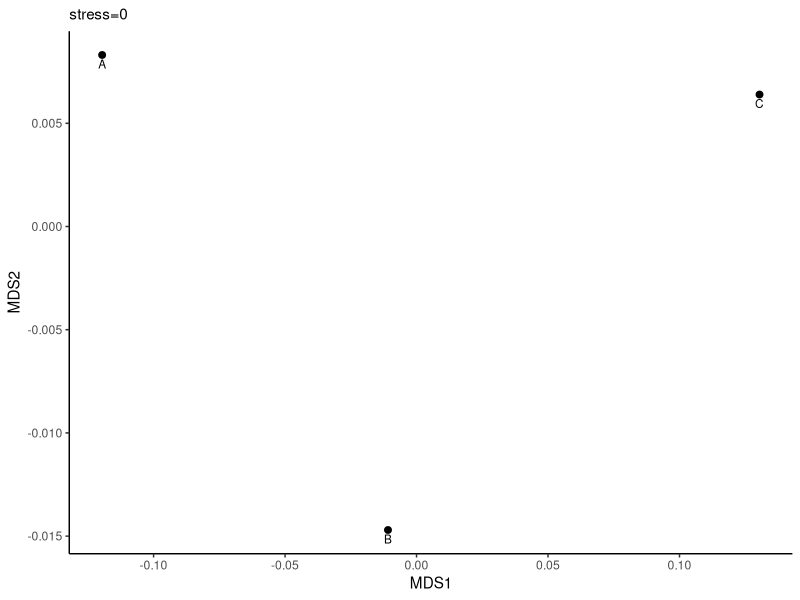

Generate this figure with R:

library(ggplot2)
library(vegan)
library(ggforce)

# read data
data_LAN <- read.csv("binary_matrix_2024-01-30.csv", header = T, row.names = 1)

# do NMDS
dfNmds<-metaMDS(data_LAN,distance="bray",k = 2, trymax = 100)

# form the data
data = data.frame(dfNmds$points)


 # plot
 ggplot(data,aes(x = MDS1,y = MDS2,))+
   geom_point(size=2)+
   theme_classic()+
   geom_text(                # add label
     aes(label=rownames(data)),
     vjust=1.5,
     size=3,
     color = "black"
   )+
   labs(                     # add stress
     subtitle = paste("stress=",round(dfNmds$stress,3),sep="")
   )

 